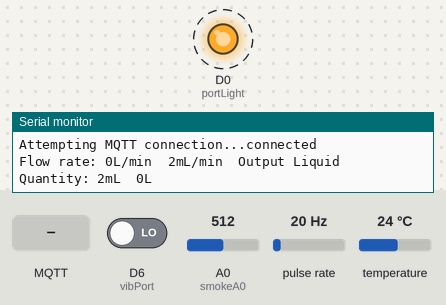
A sketch run on a simulated ESP8266 (NodeMCU). On the bench: output pins drawn as LEDs (lit = HIGH), the last lines printed to the serial monitor. Wiring (inferred from the names in the program): pulse sensor: data D3. Dashed ring = blinking. Inputs (shaded band) come from the test bench; at power-on: temperature 24 °C, D6 (vibPort) LOW, A0 (smokeA0) = 512, pulse rate 20 Hz. WiFi joins after 1.5 s; servers stay silent unless stated; no MQTT or app messages arrive unless stated.

Above: at 2.0 s.
At 2.7 s:
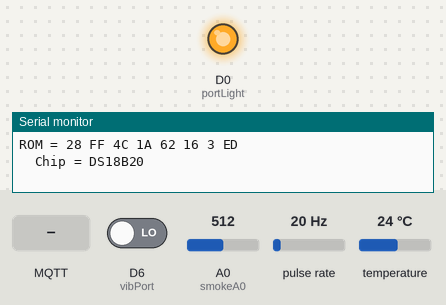
2.8 s: temperature set to 12 °C
At 4.6 s:
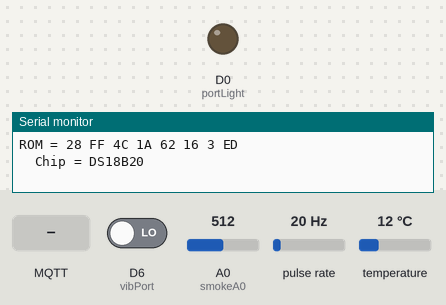
5.8 s: MQTT message "1" arrives on the first subscribed topic
8.1 s: MQTT message "on" arrives on the first subscribed topic
10.4 s: temperature set to 19 °C
17.2 s: MQTT message "off" arrives on the first subscribed topic
Timing chart, 0 to 20.5 s (numbered marks = the images above; inputs shaded):
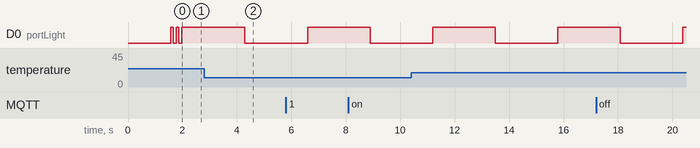

The sketch:

mainProject.ino
```cpp
#include <ESP8266WiFi.h>
#include <PubSubClient.h>
#include <OneWire.h>

#define portLight D0
#define smokeA0 A0
#define vibPort D6

OneWire  ds(D2);

long lastTime = 0;
long ledTime = 0;
char msg[250]; // 150

// Wifi constant and server ip !
//***********************
const char* ssid = "Amour_divin";
const char* password = "0123456789";
const char* mqtt_server = "172.18.0.2";

WiFiClient espClient;
PubSubClient client(espClient);

byte sensorInterrupt = 0;  // 0 = pin D3
// The hall-effect flow sensor outputs approximately 4.5 pulses per second per
// litre/minute of flow.
float calibrationFactor = 4.5;
volatile byte pulseCount = 0;
float flowRate = 0.0;
unsigned int flowMilliLitres = 0;
unsigned long totalMilliLitres = 0;

unsigned long oldTime = 0;

void setup() {
  Serial.begin(115200);
  pinMode(smokeA0, INPUT);
  pinMode(vibPort, INPUT);
  pinMode(portLight, OUTPUT);
  digitalWrite(portLight, LOW);
  setup_wifi();
  client.setServer(mqtt_server, 1883);
  client.setCallback(callback);
  pinMode(sensorInterrupt, INPUT);

//  pulseCount        = 0;
//  flowRate          = 0.0;
//  flowMilliLitres   = 0;
//  totalMilliLitres  = 0;
//  oldTime           = 0;

  // The Hall-effect sensor is connected to pin D3 which uses interrupt 0.
  // Configured to trigger on a FALLING state change (transition from HIGH
  // state to LOW state)
  attachInterrupt(digitalPinToInterrupt(sensorInterrupt), pulseCounter, FALLING);
}

void setup_wifi() {
  delay(10);
  // We start by connecting to a WiFi network
  Serial.println();
  Serial.print("Connecting to ");
  Serial.println(ssid);
  WiFi.begin(ssid, password);
  while (WiFi.status() != WL_CONNECTED) {
    delay(500);
    Serial.print(".");
  }
  Serial.println("");
  Serial.println("WiFi connected");
  Serial.println("IP address: ");
  Serial.println(WiFi.localIP());
}

void callback(char* topic, byte* payload, unsigned int length) {
  Serial.print("Message arrived [");
  Serial.print(topic);
  Serial.print("] ");
  for (int i = 0; i < length; i++) {
    Serial.print((char)payload[i]);
  }
  Serial.println(length);
//  if ((char)payload[0] == '0') {
//    digitalWrite(portLight, LOW);   // Turn the light on
//  } else {
//    digitalWrite(portLight, HIGH);  // Turn the light off
//  }
//  int etat = digitalRead(portLight);
//  snprintf (msg, 250, "{\"from\":\"device\",\"temp\":{\"outSide\":%.2f,\"inSide\":%.2f},\"hum\":%.2f,\"lampStatus\":%d}",Celsius, temp, hum, etat);
//  Serial.print("Publish message: ");
//  Serial.println(msg);
//  client.publish("info/moteur", msg);
}

void reconnect() {
  // Loop until we're reconnected
  while (!client.connected()) {
    Serial.print("Attempting MQTT connection...");
    // Attempt to connect
    if (client.connect("ESP8266Client")) {
      Serial.println("connected");
      // Once connected, publish one message...
      client.publish("info/moteur", "{\"record\":\"begin !\"}");
      // resubscribtion
      client.subscribe("moteur/action");
    } else {
      Serial.print("failed, rc=");
      Serial.print(client.state());
      Serial.println(" try again in 5 seconds");
      delay(5000);
    }
  }
}

float dsRead();
long vibrationMeasurment();
void flowRateMeasurment();

ICACHE_RAM_ATTR void pulseCounter()
{
  // Increment the pulse counter
  pulseCount++;
}

void loop() {

  if (!client.connected()) {
    reconnect();
  }
  client.loop();
  flowRateMeasurment();
  long now = millis();
  if(now - ledTime > 100){
    ledTime = now;
    int ledStatus = digitalRead(portLight);
    digitalWrite(portLight, !ledStatus);
  }
  if (now - lastTime >= 2000) {
    lastTime = now;
    float temp1 = dsRead();
    float temp2 = dsRead();
    float temperature;
    if(temp1 != temp2){
       if(temp1 == 0.00) temperature = temp2;
       else temperature = temp1;
    }
    else temperature = temp1;
    float smokeValue = analogRead(smokeA0);
    long vibration = vibrationMeasurment();
    Serial.println("");
    Serial.print("Valeur du niveau de fumee : ");
    Serial.print(smokeValue);
    Serial.println("");
    snprintf (msg, 250, "{\"from\":\"CoulibalyPump\",\"temp\":%.2f,\"vib\":%d,\"smok\":%.2f, \"flowRate\":%d}",
      temperature, vibration, smokeValue, flowMilliLitres);
    Serial.print("Publish message: ");
    Serial.println(msg);
    client.publish("info/moteur", msg);
  }
}

long vibrationMeasurment(){
  long measure = pulseIn(vibPort, HIGH);
  return measure;
}

float dsRead(){
  byte i;
  byte present = 0;
  byte type_s;
  byte data[12];
  byte addr[8];
  float celsius, fahrenheit;

  if ( !ds.search(addr)) {
    Serial.println("No more addresses.");
    Serial.println();
    ds.reset_search();
    delay(250);
    return 0;
  }

  Serial.print("ROM =");
  for( i = 0; i < 8; i++) {
    Serial.write(' ');
    Serial.print(addr[i], HEX);
  }

  if (OneWire::crc8(addr, 7) != addr[7]) {
      Serial.println("CRC is not valid!");
      return 0;
  }
  Serial.println();

  // the first ROM byte indicates which chip
  switch (addr[0]) {
    case 0x10:
      Serial.println("  Chip = DS18S20");  // or old DS1820
      type_s = 1;
      break;
    case 0x28:
      Serial.println("  Chip = DS18B20");
      type_s = 0;
      break;
    case 0x22:
      Serial.println("  Chip = DS1822");
      type_s = 0;
      break;
    default:
      Serial.println("Device is not a DS18x20 family device.");
      return 0;
  }

  ds.reset();
  ds.select(addr);
  ds.write(0x44, 1);        // start conversion, with parasite power on at the end

  delay(1000);     // maybe 750ms is enough, maybe not
  // we might do a ds.depower() here, but the reset will take care of it.

  present = ds.reset();
  ds.select(addr);
  ds.write(0xBE);         // Read Scratchpad

  Serial.print("  Data = ");
  Serial.print(present, HEX);
  Serial.print(" ");
  for ( i = 0; i < 9; i++) {           // we need 9 bytes
    data[i] = ds.read();
    Serial.print(data[i], HEX);
    Serial.print(" ");
  }
  Serial.print(" CRC=");
  Serial.print(OneWire::crc8(data, 8), HEX);
  Serial.println();

  // Convert the data to actual temperature
  // because the result is a 16 bit signed integer, it should
  // be stored to an "int16_t" type, which is always 16 bits
  // even when compiled on a 32 bit processor.
  int16_t raw = (data[1] << 8) | data[0];
  if (type_s) {
    raw = raw << 3; // 9 bit resolution default
    if (data[7] == 0x10) {
      // "count remain" gives full 12 bit resolution
      raw = (raw & 0xFFF0) + 12 - data[6];
    }
  } else {
    byte cfg = (data[4] & 0x60);
    // at lower res, the low bits are undefined, so let's zero them
    if (cfg == 0x00) raw = raw & ~7;  // 9 bit resolution, 93.75 ms
    else if (cfg == 0x20) raw = raw & ~3; // 10 bit res, 187.5 ms
    else if (cfg == 0x40) raw = raw & ~1; // 11 bit res, 375 ms
    //// default is 12 bit resolution, 750 ms conversion time
  }
  celsius = (float)raw / 16.0;
  fahrenheit = celsius * 1.8 + 32.0;
  Serial.print("  Temperature = ");
  Serial.print(celsius);
  Serial.print(" Celsius, ");
  Serial.print(fahrenheit);
  Serial.println(" Fahrenheit");
  return celsius;
}

void flowRateMeasurment(){
       if((millis() - oldTime) > 1000)    // Only process counters once per second
  {
    // Disable the interrupt while calculating flow rate and sending the value to
    // the host
    detachInterrupt(sensorInterrupt);

    // Because this loop may not complete in exactly 1 second intervals we calculate
    // the number of milliseconds that have passed since the last execution and use
    // that to scale the output. We also apply the calibrationFactor to scale the output
    // based on the number of pulses per second per units of measure (litres/minute in
    // this case) coming from the sensor.
    flowRate = ((1000.0 / (millis() - oldTime)) * pulseCount) / calibrationFactor;

    // Note the time this processing pass was executed. Note that because we've
    // disabled interrupts the millis() function won't actually be incrementing right
    // at this point, but it will still return the value it was set to just before
    // interrupts went away.
    oldTime = millis();

    // Divide the flow rate in litres/minute by 60 to determine how many litres have
    // passed through the sensor in this 1 second interval, then multiply by 1000 to
    // convert to millilitres.
    flowMilliLitres = (flowRate / 60) * 1000;

    // Add the millilitres passed in this second to the cumulative total
    totalMilliLitres += flowMilliLitres;

    unsigned int frac;

    // Print the flow rate for this second in litres / minute
    Serial.print("Flow rate: ");
    Serial.print(int(flowRate));  // Print the integer part of the variable
    Serial.print("L/min");
    Serial.print("\t");
    Serial.print(flowMilliLitres);
    Serial.print("mL/min");
    Serial.print("\t");
    // Print the cumulative total of litres flowed since starting
    Serial.print("Output Liquid Quantity: ");
    Serial.print(totalMilliLitres);
    Serial.print("mL");
    Serial.print("\t");
    Serial.print(totalMilliLitres/1000);
    Serial.print("L\n");

    // Reset the pulse counter so we can start incrementing again
    pulseCount = 0;

    // Enable the interrupt again now that we've finished sending output
    attachInterrupt(digitalPinToInterrupt(sensorInterrupt), pulseCounter, FALLING);
  }
}
```
